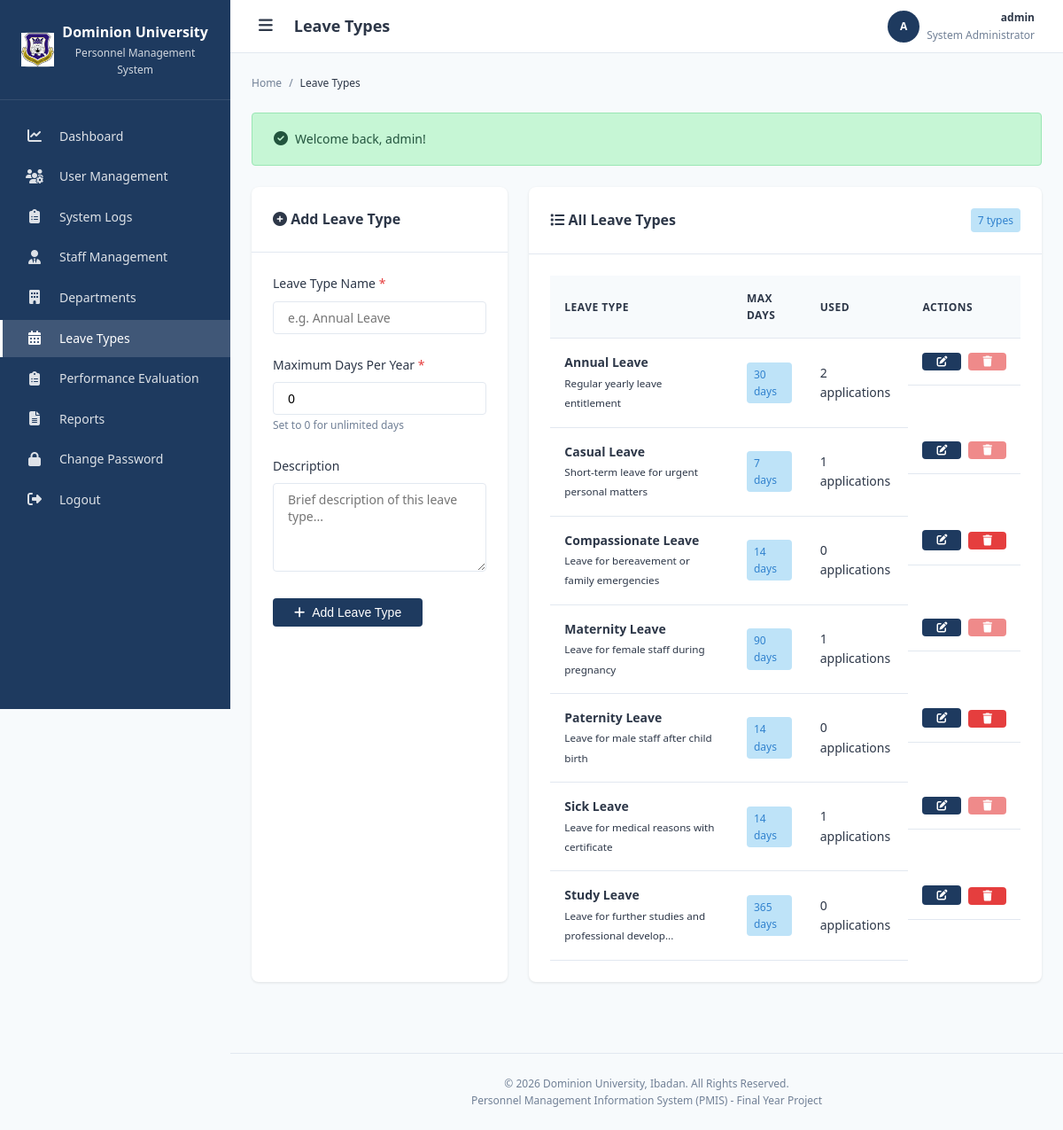
The page /modules/leave/types.php (signed in) on the database its author committed.
### tables this page shows
CREATE TABLE leave_types (
    id INT AUTO_INCREMENT PRIMARY KEY,
    leave_name VARCHAR(100) NOT NULL,
    max_days INT DEFAULT 0 COMMENT 'Maximum days allowed per year',
    description TEXT,
    created_at TIMESTAMP DEFAULT CURRENT_TIMESTAMP,
    updated_at TIMESTAMP DEFAULT CURRENT_TIMESTAMP ON UPDATE CURRENT_TIMESTAMP,
    INDEX idx_leave_name (leave_name)
);

### modules/leave/types.php (the view, shortened to what this page needs)
<?php
require_once '../../includes/functions.php';
require_once '../../includes/role_check.php';
$editMode = false;
$editData = null;
try {
    $stmt = $pdo->query("
        SELECT lt.*,
               (SELECT COUNT(*) FROM leave_applications WHERE leave_type_id = lt.id) as usage_count
        FROM leave_types lt
        ORDER BY lt.leave_name ASC
    ");
    $leaveTypes = $stmt->fetchAll();
} catch (PDOException $e) {
    error_log("Leave Types List Error: " . $e->getMessage());
    setFlashMessage('error', 'Error loading leave types');
    $leaveTypes = [];
}
require_once '../../includes/header.php';
require_once '../../includes/sidebar.php';
?>
<div class="grid-2">
    <div class="card">
        <div class="card-header">
            <h3 class="card-title">
                <i class="fas <?php echo $editMode ? 'fa-edit' : 'fa-plus-circle'; ?>"></i>
                <?php echo $editMode ? 'Edit Leave Type' : 'Add Leave Type'; ?>
            </h3>
        </div>
        <div class="card-body">
            <form method="POST" action="">
                <div class="form-group">
                    <label class="form-label required" for="leave_name">Leave Type Name</label>
                    <input type="text" id="leave_name" name="leave_name" class="form-control"
                           placeholder="e.g. Annual Leave"
                           value="<?php echo escapeOutput($editMode ? $editData['leave_name'] : ($_POST['leave_name'] ?? '')); ?>"
                           required>
                </div>
                <div class="form-group">
                    <label class="form-label required" for="max_days">Maximum Days Per Year</label>
                    <input type="number" id="max_days" name="max_days" class="form-control"
                           min="0" max="365" placeholder="e.g. 30"
                           value="<?php echo escapeOutput($editMode ? $editData['max_days'] : ($_POST['max_days'] ?? '0')); ?>"
                           required>
                    <span class="form-hint">Set to 0 for unlimited days</span>
                </div>
                <div class="form-group">
                    <label class="form-label" for="description">Description</label>
                    <textarea id="description" name="description" class="form-control" rows="3"
                              placeholder="Brief description of this leave type..."><?php echo escapeOutput($editMode ? $editData['description'] : ($_POST['description'] ?? '')); ?></textarea>
                </div>
                <button type="submit" class="btn btn-primary">
                    <i class="fas <?php echo $editMode ? 'fa-save' : 'fa-plus'; ?>"></i>
                    <?php echo $editMode ? 'Update Leave Type' : 'Add Leave Type'; ?>
                </button>
            </form>
        </div>
    </div>
    <div class="card">
        <div class="card-header">
            <h3 class="card-title"><i class="fas fa-list"></i> All Leave Types</h3>
            <span class="badge badge-info"><?php echo count($leaveTypes); ?> types</span>
        </div>
        <div class="card-body">
            <?php if (!empty($leaveTypes)): ?>
                <div class="table-container">
                    <table class="data-table" id="leaveTypesTable">
                        <thead>
                            <tr>
                                <th>Leave Type</th>
                                <th>Max Days</th>
                                <th>Used</th>
                                <th>Actions</th>
                            </tr>
                        </thead>
                        <tbody>
                            <?php foreach ($leaveTypes as $type): ?>
                                <tr>
                                    <td>
                                        <strong><?php echo escapeOutput($type['leave_name']); ?></strong>
                                        <?php if ($type['description']): ?>
                                            <br><small class="text-muted"><?php echo escapeOutput(truncateText($type['description'], 50)); ?></small>
                                        <?php endif; ?>
                                    </td>
                                    <td>
                                        <span class="badge badge-info"><?php echo $type['max_days'] > 0 ? $type['max_days'] . ' days' : 'Unlimited'; ?></span>
                                    </td>
                                    <td><?php echo $type['usage_count']; ?> applications</td>
                                    <td class="actions">
                                        <a href="types.php?edit=<?php echo $type['id']; ?>" class="btn btn-sm btn-primary" title="Edit">
                                            <i class="fas fa-edit"></i>
                                        </a>
                                        <?php if ($type['usage_count'] == 0): ?>
                                            <form method="POST" action="" style="display: inline;">
                                                <button type="submit" class="btn btn-sm btn-danger" title="Delete"
                                                        onclick="return confirm('Are you sure you want to delete this leave type?')">
                                                    <i class="fas fa-trash"></i>
                                                </button>
                                            </form>
                                        <?php else: ?>
                                            <button class="btn btn-sm btn-danger" disabled title="Cannot delete — in use">
                                                <i class="fas fa-trash"></i>
                                            </button>
                                        <?php endif; ?>
                                    </td>
                                </tr>
                            <?php endforeach; ?>
                        </tbody>
                    </table>
                </div>
            <?php else: ?>
                <div class="text-center" style="padding: 40px;">
                    <p class="text-muted">No leave types found. Add your first leave type using the form.</p>
                </div>
            <?php endif; ?>
        </div>
    </div>
</div>
<?php require_once '../../includes/footer.php'; ?>

### assets/css/style.css (style rules this page uses)
:root { --primary-color: #1e3a5f; --primary-dark: #152a45; --primary-light: #2c5282; --secondary-color: #2d5a87; --accent-color: #3182ce; --bg-color: #f7fafc; --card-bg: #ffffff; --text-color: #2d3748; --text-muted: #718096; --border-color: #e2e8f0; --success-color: #38a169; --success-bg: #c6f6d5; --danger-color: #e53e3e; --danger-bg: #fed7d7; --warning-color: #d69e2e; --warning-bg: #fefcbf; --info-color: #3182ce; --info-bg: #bee3f8; --font-family: 'Segoe UI', Tahoma, Geneva, Verdana, sans-serif; --font-size-base: 14px; --font-size-sm: 12px; --font-size-lg: 16px; --font-size-xl: 18px; --font-size-2xl: 24px; --spacing-xs: 4px; --spacing-sm: 8px; --spacing-md: 16px; --spacing-lg: 24px; --spacing-xl: 32px; --radius-sm: 4px; --radius-md: 8px; --radius-lg: 12px; --shadow-sm: 0 1px 3px rgba(0, 0, 0, 0.1); --shadow-md: 0 4px 6px rgba(0, 0, 0, 0.1); --shadow-lg: 0 10px 15px rgba(0, 0, 0, 0.1); --sidebar-width: 260px; --sidebar-collapsed: 70px; --header-height: 60px; }
* { margin: 0; padding: 0; box-sizing: border-box; }
html { font-size: var(--font-size-base); }
body { font-family: var(--font-family); background-color: var(--bg-color); color: var(--text-color); line-height: 1.6; min-height: 100vh; }
a { text-decoration: none; color: var(--accent-color); transition: color 0.2s; }
.card { background: var(--card-bg); border-radius: var(--radius-md); box-shadow: var(--shadow-sm); margin-bottom: var(--spacing-lg); }
.card-header { padding: var(--spacing-lg); border-bottom: 1px solid var(--border-color); display: flex; align-items: center; justify-content: space-between; }
.card-title { font-size: var(--font-size-lg); font-weight: 600; color: var(--text-color); }
.card-body { padding: var(--spacing-lg); }
.table-container { overflow-x: auto; }
.data-table { width: 100%; border-collapse: collapse; }
.data-table th, .data-table td { padding: var(--spacing-md); text-align: left; border-bottom: 1px solid var(--border-color); }
.data-table th { background: var(--bg-color); font-weight: 600; color: var(--text-color); font-size: var(--font-size-sm); text-transform: uppercase; letter-spacing: 0.5px; }
.data-table .actions { display: flex; gap: var(--spacing-sm); }
.form-group { margin-bottom: var(--spacing-lg); }
.form-label { display: block; margin-bottom: var(--spacing-sm); font-weight: 500; color: var(--text-color); }
.form-label.required::after { content: ' *'; color: var(--danger-color); }
.form-control { width: 100%; padding: var(--spacing-sm) var(--spacing-md); border: 1px solid var(--border-color); border-radius: var(--radius-sm); font-size: var(--font-size-base); font-family: inherit; transition: border-color 0.2s, box-shadow 0.2s; }
textarea.form-control { resize: vertical; min-height: 100px; }
.form-hint { font-size: var(--font-size-sm); color: var(--text-muted); margin-top: var(--spacing-xs); }
.btn { display: inline-flex; align-items: center; justify-content: center; gap: var(--spacing-sm); padding: var(--spacing-sm) var(--spacing-lg); border: none; border-radius: var(--radius-sm); font-size: var(--font-size-base); font-weight: 500; cursor: pointer; transition: all 0.2s; text-decoration: none; }
.btn:disabled { opacity: 0.6; cursor: not-allowed; }
.btn-primary { background: var(--primary-color); color: #fff; }
.btn-danger { background: var(--danger-color); color: #fff; }
.btn-sm { padding: var(--spacing-xs) var(--spacing-md); font-size: var(--font-size-sm); }
.badge { display: inline-block; padding: var(--spacing-xs) var(--spacing-sm); border-radius: var(--radius-sm); font-size: var(--font-size-sm); font-weight: 500; }
.badge-info { background: var(--info-bg); color: var(--info-color); }

### modules/leave/types.php (style rules this page uses)
.grid-2 { display: grid; grid-template-columns: 1fr 2fr; gap: 24px; }

### rows shown on the page
leave_types: leave_name "Annual Leave", description "Regular yearly leave entitlement", max_days "30", usage_count "2"
leave_types: leave_name "Casual Leave", description "Short-term leave for urgent personal matters", max_days "7", usage_count "1"
leave_types: leave_name "Compassionate Leave", description "Leave for bereavement or family emergencies", max_days "14", usage_count "0"
leave_types: leave_name "Maternity Leave", description "Leave for female staff during pregnancy", max_days "90", usage_count "1"
leave_types: leave_name "Paternity Leave", description "Leave for male staff after child birth", max_days "14", usage_count "0"
leave_types: leave_name "Sick Leave", description "Leave for medical reasons with certificate", max_days "14", usage_count "1"
leave_types: leave_name "Study Leave", description "Leave for further studies and professional develop...", max_days "365", usage_count "0"

### other values the page prints
escapeOutput($pageTitle) "Leave Types"
$currentUserInitials "A"
escapeOutput($currentUserName) "admin"
escapeOutput($currentUserRole) "System Administrator"
escapeOutput($name) "Leave Types"
escapeOutput($msg['message']) "Welcome back, admin!"
count($leaveTypes) "7"
